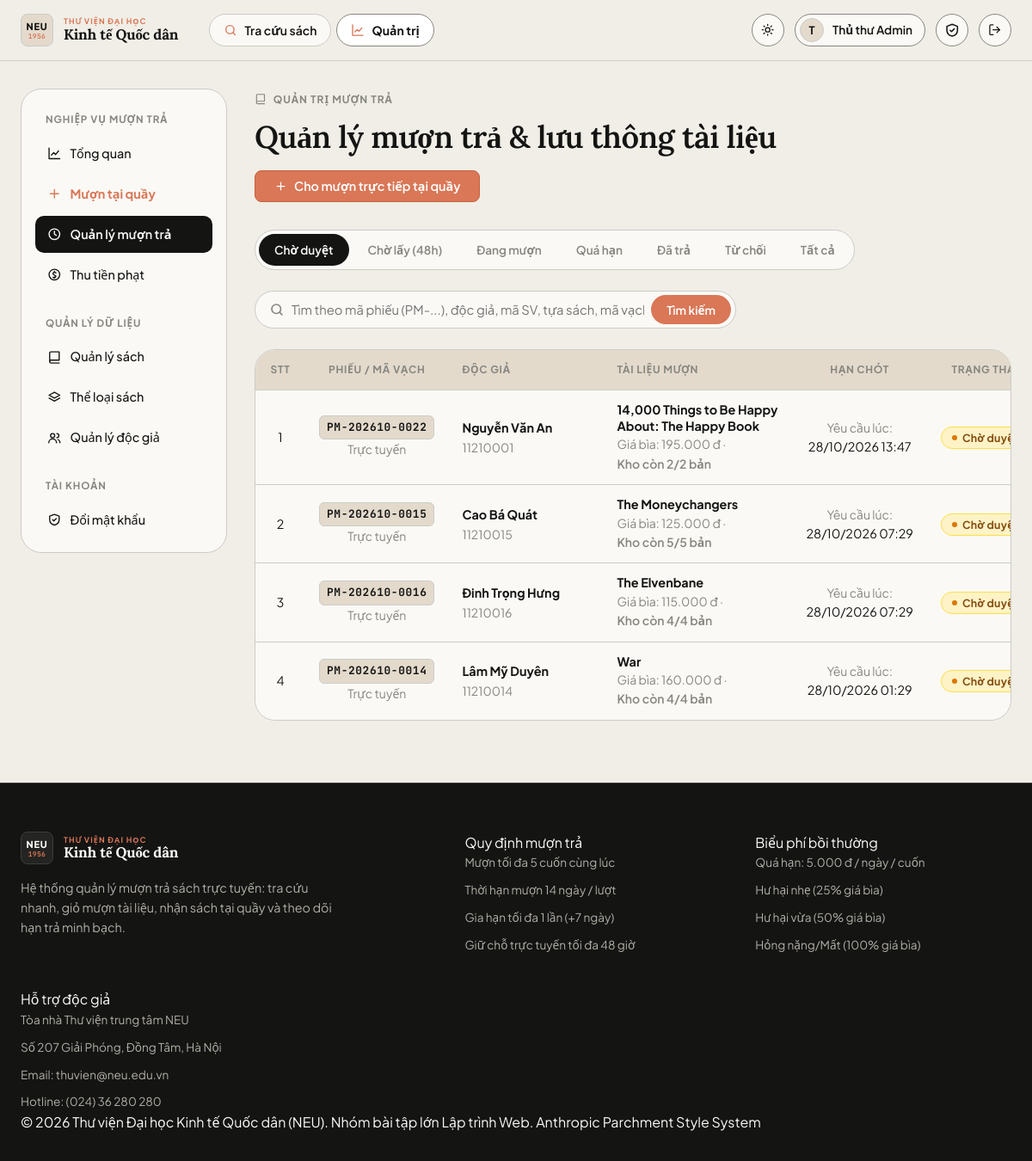
Page /admin/loans (signed in) on the committed database.
### app/models.py (models this page shows, shortened)
class User(UserMixin, db.Model):
    id = db.Column(db.Integer, primary_key=True)
    username = db.Column(db.String(50), unique=True, nullable=False, index=True)
    email = db.Column(db.String(120), unique=True, nullable=False)
    full_name = db.Column(db.String(100), nullable=False)
    student_code = db.Column(db.String(30))
    password_hash = db.Column(db.String(255), nullable=False)
    role = db.Column(db.String(20), nullable=False, default=ROLE_READER)
    active = db.Column(db.Boolean, nullable=False, default=True)
    created_at = db.Column(db.DateTime, default=datetime.now)
    loans = db.relationship("Loan", foreign_keys="Loan.user_id", back_populates="user")
    loan_slips = db.relationship("LoanSlip", foreign_keys="LoanSlip.user_id", back_populates="user")
    cart_items = db.relationship("CartItem", back_populates="user", cascade="all, delete-orphan")
    @property
    def is_active(self):
        return self.active
    @property
    def is_admin(self):
        return self.role == ROLE_ADMIN

class Loan(db.Model):
    id = db.Column(db.Integer, primary_key=True)
    slip_id = db.Column(db.Integer, db.ForeignKey("loan_slip.id"), nullable=True, index=True)
    user_id = db.Column(db.Integer, db.ForeignKey("user.id"), nullable=False, index=True)
    book_id = db.Column(db.Integer, db.ForeignKey("book.id"), nullable=False, index=True)
    copy_id = db.Column(db.Integer, db.ForeignKey("book_copy.id"), nullable=True, index=True)
    status = db.Column(db.String(20), nullable=False, default=LOAN_PENDING, index=True)
    requested_at = db.Column(db.DateTime, default=datetime.now)
    approved_at = db.Column(db.DateTime)
    pickup_deadline = db.Column(db.DateTime)
    borrowed_at = db.Column(db.DateTime)
    due_date = db.Column(db.Date)
    returned_at = db.Column(db.DateTime)
    renew_count = db.Column(db.Integer, default=0)
    fine_overdue = db.Column(db.Integer, default=0)  # Phạt quá hạn
    fine_damage = db.Column(db.Integer, default=0)   # Phạt hư hỏng / mất sách
    damage_percent = db.Column(db.Integer, default=0)# 0%, 25%, 50%, 75%, 100%
    fine_amount = db.Column(db.Integer, default=0)   # Tổng tiền phạt = overdue + damage
    fine_paid = db.Column(db.Boolean, default=False)
    note = db.Column(db.String(255))
    processed_by = db.Column(db.Integer, db.ForeignKey("user.id"))
    slip = db.relationship("LoanSlip", back_populates="items")
    user = db.relationship("User", foreign_keys=[user_id], back_populates="loans")
    book = db.relationship("Book", back_populates="loans")
    copy = db.relationship("BookCopy", back_populates="loans")
    processor = db.relationship("User", foreign_keys=[processed_by])
    @property
    def is_pickup_expired(self):
        return self.status == LOAN_READY and self.pickup_deadline and datetime.now() > self.pickup_deadline
    @property
    def is_overdue(self):
        return self.status == LOAN_BORROWING and self.due_date and date.today() > self.due_date
    @property
    def status_label(self):
        if self.is_pickup_expired:
            return ("Quá hạn lấy", "danger")
        if self.is_overdue:
            return ("Quá hạn", "danger")
        return STATUS_LABELS.get(self.status, (self.status, "secondary"))

class LoanSlip(db.Model):
    id = db.Column(db.Integer, primary_key=True)
    code = db.Column(db.String(32), unique=True, nullable=False, index=True) # Mã phiếu: "PM-20261028-0001"
    user_id = db.Column(db.Integer, db.ForeignKey("user.id"), nullable=False, index=True)
    slip_type = db.Column(db.String(20), nullable=False, default=SLIP_TYPE_ONLINE) # online / direct
    status = db.Column(db.String(20), nullable=False, default=LOAN_PENDING, index=True)
    created_at = db.Column(db.DateTime, default=datetime.now)
    approved_at = db.Column(db.DateTime)
    pickup_deadline = db.Column(db.DateTime)    # Hạn nhận sách (48h sau approved_at)
    borrowed_at = db.Column(db.DateTime)        # Lúc nhận sách thực tế
    due_date = db.Column(db.Date)               # Hạn trả (14 ngày sau borrowed_at)
    completed_at = db.Column(db.DateTime)
    processed_by = db.Column(db.Integer, db.ForeignKey("user.id"))
    note = db.Column(db.String(255))
    user = db.relationship("User", foreign_keys=[user_id], back_populates="loan_slips")
    processor = db.relationship("User", foreign_keys=[processed_by])
    items = db.relationship("Loan", back_populates="slip", cascade="all, delete-orphan")

class Book(db.Model):
    id = db.Column(db.Integer, primary_key=True)
    title = db.Column(db.String(200), nullable=False, index=True)
    author = db.Column(db.String(120), nullable=False)
    isbn = db.Column(db.String(20))
    publisher = db.Column(db.String(120))
    year = db.Column(db.Integer)
    description = db.Column(db.Text)
    cover_url = db.Column(db.String(500))          # URL ảnh bìa
    location = db.Column(db.String(50))            # Vị trí kệ, vd: "Kệ CNTT - Ngăn 03"
    price = db.Column(db.Integer, nullable=False, default=100000) # Giá bìa sách (dùng tính tiền đền bù/phạt)
    is_active = db.Column(db.Boolean, nullable=False, default=True) # Còn lưu hành không
    total_copies = db.Column(db.Integer, nullable=False, default=1)
    available_copies = db.Column(db.Integer, nullable=False, default=1)
    category_id = db.Column(db.Integer, db.ForeignKey("category.id"))
    category = db.relationship("Category", back_populates="books")
    copies = db.relationship("BookCopy", back_populates="book", cascade="all, delete-orphan")
    loans = db.relationship("Loan", back_populates="book")
    cart_items = db.relationship("CartItem", back_populates="book", cascade="all, delete-orphan")

### app/blueprints/admin.py (the view, shortened to what this page needs)
@bp.route("/loans")
@admin_required
def loans():
    status = request.args.get("status", "pending")
    q = request.args.get("q", "").strip()
    page = request.args.get("page", 1, type=int)
    per_page = 15
    query = Loan.query.join(User, Loan.user_id == User.id).join(Book, Loan.book_id == Book.id)
    if status == "overdue":
        query = query.filter(Loan.status == LOAN_BORROWING, Loan.due_date < date.today()).order_by(Loan.due_date.asc())
    elif status == "ready":
        query = query.filter(Loan.status == LOAN_READY).order_by(Loan.approved_at.desc())
    else:
        if status != "all":
            query = query.filter(Loan.status == status)
        query = query.order_by(Loan.requested_at.desc())
    pagination = query.paginate(page=page, per_page=per_page, error_out=False)
    return render_template(
        "admin/loans.html",
        pagination=pagination,
        loans=pagination.items,
        status=status,
        q=q
    )

### app/blueprints/admin.py (called while the page is built)
def admin_required(fn):
    @wraps(fn)
    @login_required
    def wrapper(*a, **kw):
        if not current_user.is_admin:
            abort(403)
        return fn(*a, **kw)
    return wrapper

### app/models.py (called while the page is built)
@login_manager.user_loader
def load_user(user_id):
    return db.session.get(User, int(user_id))

### app/templates/admin/loans.html (shortened to what this page needs)
{% extends "admin/_layout.html" %}
{% from "macros.html" import csrf, icon, status_badge, empty, pager %}
{% block admin_content %}
<div class="page-head" data-reveal>
  <div>
    <span class="eyebrow">{{ icon('book') }} Quản trị mượn trả</span>
    <h1 class="mt-1">Quản lý mượn trả &amp; lưu thông tài liệu</h1>
  </div>
  <a class="btn btn-primary" href="{{ url_for('admin.loan_checkout') }}">{{ icon('plus') }} Cho mượn trực tiếp tại quầy</a>
</div>
<div class="tabs" data-reveal>
  {% for key, label in [
    ('pending','Chờ duyệt'),
    ('ready','Chờ lấy (48h)'),
    ('borrowing','Đang mượn'),
    ('overdue','Quá hạn'),
    ('returned','Đã trả'),
    ('rejected','Từ chối'),
    ('all','Tất cả')
  ] %}
  <a class="tab {{ 'active' if status == key }}" href="{{ url_for('admin.loans', status=key, q=q or None) }}">{{ label }}</a>
  {% endfor %}
</div>
<div class="admin-toolbar" data-reveal>
  <form class="search-form-admin" method="get">
    <span class="search-icon">{{ icon('search') }}</span>
    <input name="q" value="{{ q or '' }}" class="input input-search-admin" placeholder="Tìm theo mã phiếu (PM-...), độc giả, mã SV, tựa sách, mã vạch...">
    <button class="btn btn-search-admin" type="submit">Tìm kiếm</button>
  </form>
</div>
{% if loans %}
<div class="table-wrap" data-reveal>
  <table class="table table-loans">
    <thead>
      <tr>
        <th class="col-stt text-center">STT</th>
        <th class="col-slip text-center">Phiếu / Mã vạch</th>
        <th class="col-user">Độc giả</th>
        <th class="col-book">Tài liệu mượn</th>
        <th class="col-due text-center">Hạn chót</th>
        <th class="col-status text-center">Trạng thái</th>
      </tr>
    </thead>
    <tbody>
    {% for l in loans %}
    <tr>
      <td class="col-stt text-center muted">{{ (pagination.page - 1) * pagination.per_page + loop.index }}</td>
      <td class="col-slip text-center">
        {% if l.slip %}
          <div class="barcode-badge">{{ l.slip.code }}</div>
          <div class="small muted">{{ 'Trực tuyến' if l.slip.slip_type == 'online' else 'Tại quầy' }}</div>
        {% else %}
          <span class="muted">—</span>
        {% endif %}
      </td>
      <td class="col-user">
        <div class="user-name"><b>{{ l.user.full_name }}</b></div>
        <div class="small muted">{{ l.user.student_code or l.user.username }}</div>
      </td>
      <td class="col-book">
        <div class="book-title-cell" title="{{ l.book.title }}"><b>{{ l.book.title }}</b></div>
        <div class="small muted"><span class="text-nowrap">Giá bìa: {{ l.book.price|vnd }}</span> · <span class="text-nowrap font-semibold">Kho còn {{ l.book.available_copies }}/{{ l.book.total_copies }} bản</span></div>
      </td>
      <td class="col-due text-center">
        {% if l.status == 'ready_for_pickup' %}
          <div class="small muted">Giữ chỗ đến:</div>
          <b class="{{ 'color-danger' if l.is_pickup_expired else 'color-info' }}">{{ l.pickup_deadline|dt('%H:%M %d/%m') if l.pickup_deadline else '48 giờ' }}</b>
          {% if l.is_pickup_expired %}
            <div class="small color-danger font-semibold">Đã quá 48h!</div>
          {% endif %}
        {% elif l.status == 'borrowing' %}
          <div class="small muted">Hạn trả:</div>
          <b>{{ l.due_date.strftime('%d/%m/%Y') if l.due_date else '—' }}</b>
          {% if l.is_overdue %}
            <div class="small overdue-notice color-danger font-semibold">Trễ {{ l.overdue_days }} ngày · {{ l.current_fine|vnd }}</div>
          {% endif %}
        {% elif l.status == 'returned' %}
          <div class="small muted">Trả lúc:</div>
          <span>{{ l.returned_at|dt if l.returned_at else '—' }}</span>
        {% else %}
          <div class="small muted">Yêu cầu lúc:</div>
          <span>{{ l.requested_at|dt }}</span>
        {% endif %}
      </td>
      <td class="col-status text-center">{{ status_badge(l) }}</td>
    </tr>
    {% endfor %}
    </tbody>
  </table>
</div>
{% else %}
<div class="card empty-card">{{ empty('📚', 'Không có bản ghi nào', 'Hiện không có lượt mượn nào trong mục này hoặc không khớp với từ khóa tìm kiếm.') }}</div>
{% endif %}
{% endblock %}

### app/templates/macros.html (shortened to what this page needs)
{% macro icon(name) %}<svg class="icon" viewBox="0 0 24 24" aria-hidden="true">{{ _icons[name]|safe }}</svg>{% endmacro %}
{% macro status_badge(loan) %}
  {% set label, tone = loan.status_label %}
  <span class="badge badge-{{ tone }}">{{ label }}</span>
{% endmacro %}

### app/templates/base.html (shortened to what this page needs)
{% from "macros.html" import icon %}
<!doctype html>
<html lang="vi">
<head>
  <link rel="stylesheet" href="{{ url_for('static', filename='css/style.css') }}">
</head>
<body>
<header class="navbar">
  <div class="container nav-inner">
    <a class="brand" href="{{ url_for('main.index') }}" aria-label="Trang chủ Thư viện NEU">
      <span class="brand-monogram">
        <span class="mono-code">NEU</span>
        <span class="mono-year">1956</span>
      </span>
      <span class="brand-text">
        <span class="brand-sub">Thư viện đại học</span>
        <span class="brand-main">Kinh tế Quốc dân</span>
      </span>
    </a>
    <nav class="nav-links" id="nav-links">
      <a class="nav-link {{ 'active' if request.endpoint in ('main.index','main.book_detail') }}" href="{{ url_for('main.index') }}">{{ icon('search') }} Tra cứu sách</a>
      {% if current_user.is_authenticated and current_user.is_admin %}
      <a class="nav-link {{ 'active' if request.blueprint == 'admin' }}" href="{{ url_for('admin.dashboard') }}">{{ icon('chart') }} Quản trị</a>
      {% endif %}
    </nav>
    <div class="nav-actions">
      <button class="icon-btn theme-toggle" type="button" aria-label="Đổi giao diện sáng/tối">
        <span class="sun">{{ icon('sun') }}</span><span class="moon">{{ icon('moon') }}</span>
      </button>
      {% if current_user.is_authenticated %}
        <div class="user-chip"><span class="avatar">{{ current_user.full_name[:1]|upper }}</span><span class="name">{{ current_user.full_name }}</span></div>
        <a class="icon-btn" href="{{ url_for('auth.change_password') }}" aria-label="Đổi mật khẩu" title="Đổi mật khẩu">{{ icon('shield') }}</a>
        <form method="post" action="{{ url_for('auth.logout') }}">
          <button class="icon-btn" aria-label="Đăng xuất" title="Đăng xuất">{{ icon('logout') }}</button>
        </form>
      {% else %}
        <a class="btn btn-ghost btn-sm" href="{{ url_for('auth.login') }}">Đăng nhập</a>
        <a class="btn btn-primary btn-sm" href="{{ url_for('auth.register') }}">Đăng ký</a>
      {% endif %}
    </div>
  </div>
</header>
<main id="main-content">
  <div class="container">{% block content %}{% endblock %}</div>
</main>
<footer class="footer">
  <div class="container">
    <div class="footer-grid">
      <div>
        <a class="brand" href="{{ url_for('main.index') }}" aria-label="Trang chủ Thư viện NEU">
          <span class="brand-monogram">
            <span class="mono-code">NEU</span>
            <span class="mono-year">1956</span>
          </span>
          <span class="brand-text">
            <span class="brand-sub">Thư viện đại học</span>
            <span class="brand-main">Kinh tế Quốc dân</span>
          </span>
        </a>
        <p class="muted mt-2" style="max-width:380px">Hệ thống quản lý mượn trả sách trực tuyến: tra cứu nhanh, giỏ mượn tài liệu, nhận sách tại quầy và theo dõi hạn trả minh bạch.</p>
      </div>
      <div>
        <div class="footer-col-title">Quy định mượn trả</div>
        <ul class="footer-links">
          <li>Mượn tối đa 5 cuốn cùng lúc</li>
          <li>Thời hạn mượn 14 ngày / lượt</li>
          <li>Gia hạn tối đa 1 lần (+7 ngày)</li>
          <li>Giữ chỗ trực tuyến tối đa 48 giờ</li>
        </ul>
      </div>
      <div>
        <div class="footer-col-title">Biểu phí bồi thường</div>
        <ul class="footer-links">
          <li>Quá hạn: 5.000 đ / ngày / cuốn</li>
          <li>Hư hại nhẹ (25% giá bìa)</li>
          <li>Hư hại vừa (50% giá bìa)</li>
          <li>Hỏng nặng/Mất (100% giá bìa)</li>
        </ul>
      </div>
      <div>
        <div class="footer-col-title">Hỗ trợ độc giả</div>
        <ul class="footer-links">
          <li>Tòa nhà Thư viện trung tâm NEU</li>
          <li>Số 207 Giải Phóng, Đồng Tâm, Hà Nội</li>
          <li>Email: thuvien@neu.edu.vn</li>
          <li>Hotline: (024) 36 280 280</li>
        </ul>
      </div>
    </div>
    <div class="footer-bottom">
      <span>© 2026 Thư viện Đại học Kinh tế Quốc dân (NEU). Nhóm bài tập lớn Lập trình Web.</span>
      <span class="footer-author">Anthropic Parchment Style System</span>
    </div>
  </div>
</footer>
</body>
</html>

### rows in the picture
User: full_name "T", full_name "Thủ thư Admin"
Loan: page "1", slip.code "PM-202610-0022", user.full_name "Nguyễn Văn An", user "11210001", book "14,000 Things to Be Happy About: The Happy Book", book.price|vnd "195.000 đ", book.available_copies "2", book.total_copies "2", requested_at|dt "28/10/2026 13:47", label "Chờ…"
LoanSlip: slip_type "Trực tuyến"
Loan: page "2", slip.code "PM-202610-0015", user.full_name "Cao Bá Quát", user "11210015", book "The Moneychangers", book.price|vnd "125.000 đ", book.available_copies "5", book.total_copies "5", requested_at|dt "28/10/2026 07:29", label "Chờ…"
LoanSlip: slip_type "Trực tuyến"
Loan: page "3", slip.code "PM-202610-0016", user.full_name "Đinh Trọng Hưng", user "11210016", book "The Elvenbane", book.price|vnd "115.000 đ", book.available_copies "4", book.total_copies "4", requested_at|dt "28/10/2026 07:29", label "Chờ…"
LoanSlip: slip_type "Trực tuyến"
Loan: page "4", slip.code "PM-202610-0014", user.full_name "Lâm Mỹ Duyên", user "11210014", book "War", book.price|vnd "160.000 đ", book.available_copies "4", book.total_copies "4", requested_at|dt "28/10/2026 01:29", label "Chờ…"
LoanSlip: slip_type "Trực tuyến"

### other values in the picture
{{ label }} "Chờ duyệt" "Chờ lấy (48h)" "Đang mượn" "Quá hạn" "Đã trả" "Từ chối" "Tất cả"
